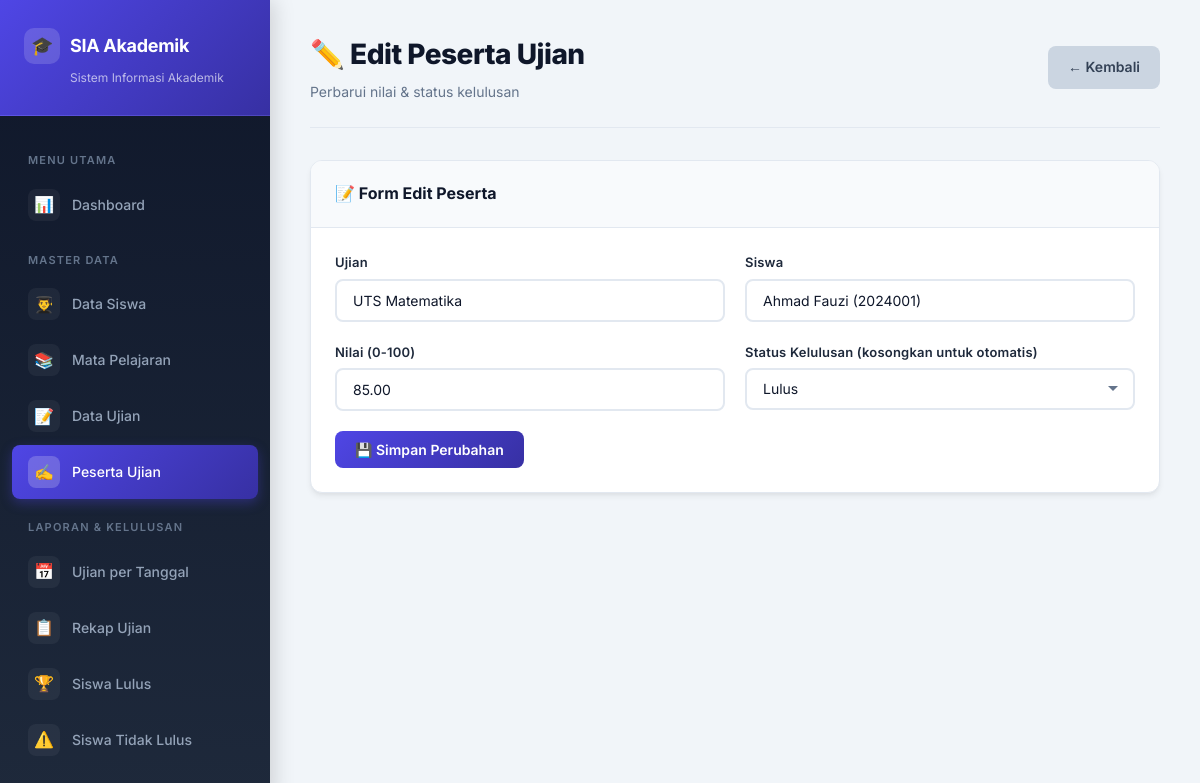
Screenshot of /peserta/edit.php?id=1 with the database file from the repository.
### tables this page shows
CREATE TABLE IF NOT EXISTS peserta (
    ID_PESERTA INT AUTO_INCREMENT PRIMARY KEY,
    ID_UJIAN INT NOT NULL,
    NIS VARCHAR(20) NOT NULL,
    NILAI DECIMAL(5,2) DEFAULT NULL,
    STATUS ENUM('Lulus','Tidak Lulus') DEFAULT NULL,
    FOREIGN KEY (ID_UJIAN) REFERENCES ujian(ID_UJIAN)
        ON DELETE CASCADE ON UPDATE CASCADE,
    FOREIGN KEY (NIS) REFERENCES siswa(NIS)
        ON DELETE CASCADE ON UPDATE CASCADE,
    UNIQUE KEY unique_peserta (ID_UJIAN, NIS)
);

CREATE TABLE IF NOT EXISTS ujian (
    ID_UJIAN INT AUTO_INCREMENT PRIMARY KEY,
    NAMA_UJIAN VARCHAR(50) NOT NULL,
    ID_MATPEL INT NOT NULL,
    TANGGAL DATETIME NOT NULL,
    FOREIGN KEY (ID_MATPEL) REFERENCES mata_pelajaran(ID_MATPEL)
        ON DELETE CASCADE ON UPDATE CASCADE
);

CREATE TABLE IF NOT EXISTS siswa (
    NIS VARCHAR(20) PRIMARY KEY,
    Nama VARCHAR(50) NOT NULL,
    Alamat VARCHAR(100)
);

### peserta/edit.php (the view, shortened to what this page needs)
<?php
require_once '../config/database.php';
$id = (int)($_GET['id'] ?? 0);
$peserta = $conn->query("
    SELECT p.*, s.Nama, u.NAMA_UJIAN
    FROM peserta p
    JOIN siswa s ON p.NIS = s.NIS
    JOIN ujian u ON p.ID_UJIAN = u.ID_UJIAN
    WHERE p.ID_PESERTA = $id
")->fetch_assoc();
require_once '../includes/header.php';
?>
<div class="page-header">
    <div>
        <h1>✏️ Edit Peserta Ujian</h1>
        <p>Perbarui nilai &amp; status kelulusan</p>
    </div>
    <a href="index.php" class="btn btn-secondary">← Kembali</a>
</div>
<div class="card">
    <div class="card-header"><h3>📝 Form Edit Peserta</h3></div>
    <div class="card-body">
        <form method="POST">
            <div class="form-row">
                <div class="form-group">
                    <label>Ujian</label>
                    <input type="text" class="form-control" value="<?= htmlspecialchars($peserta['NAMA_UJIAN']) ?>" disabled>
                </div>
                <div class="form-group">
                    <label>Siswa</label>
                    <input type="text" class="form-control" value="<?= htmlspecialchars($peserta['Nama']) ?> (<?= $peserta['NIS'] ?>)" disabled>
                </div>
            </div>
            <div class="form-row">
                <div class="form-group">
                    <label for="nilai">Nilai (0-100)</label>
                    <input type="number" id="nilai" name="nilai" class="form-control"
                           min="0" max="100" step="0.01"
                           value="<?= $peserta['NILAI'] !== null ? $peserta['NILAI'] : '' ?>">
                </div>
                <div class="form-group">
                    <label for="status">Status Kelulusan (kosongkan untuk otomatis)</label>
                    <select id="status" name="status" class="form-control">
                        <option value="Lulus" <?= $peserta['STATUS'] === 'Lulus' ? 'selected' : '' ?>>Lulus</option>
                    </select>
                </div>
            </div>
            <button type="submit" class="btn btn-primary">💾 Simpan Perubahan</button>
        </form>
    </div>
</div>
<?php require_once '../includes/footer.php'; ?>

### assets/css/style.css (style rules this page uses)
:root { --primary: #4f46e5; --primary-light: #818cf8; --primary-dark: #3730a3; --secondary: #0ea5e9; --secondary-light: #38bdf8; --accent: #f59e0b; --accent-light: #fbbf24; --success: #10b981; --success-light: #34d399; --danger: #ef4444; --danger-light: #f87171; --warning: #f59e0b; --info: #3b82f6; --dark: #0f172a; --dark-2: #1e293b; --dark-3: #334155; --gray: #64748b; --gray-light: #94a3b8; --gray-lighter: #cbd5e1; --light: #f1f5f9; --lighter: #f8fafc; --white: #ffffff; --border: #e2e8f0; --shadow-sm: 0 1px 2px rgba(0,0,0,0.05); --shadow: 0 4px 6px -1px rgba(0,0,0,0.07), 0 2px 4px -2px rgba(0,0,0,0.05); --shadow-md: 0 10px 15px -3px rgba(0,0,0,0.08), 0 4px 6px -4px rgba(0,0,0,0.05); --shadow-lg: 0 20px 25px -5px rgba(0,0,0,0.1), 0 8px 10px -6px rgba(0,0,0,0.05); --radius: 12px; --radius-sm: 8px; --radius-lg: 16px; --transition: all 0.3s cubic-bezier(0.4, 0, 0.2, 1); }
* { margin: 0; padding: 0; box-sizing: border-box; }
body { font-family: 'Inter', -apple-system, BlinkMacSystemFont, sans-serif; background: var(--light); color: var(--dark); line-height: 1.6; min-height: 100vh; }
.page-header { display: flex; justify-content: space-between; align-items: center; margin-bottom: 32px; padding-bottom: 24px; border-bottom: 1px solid var(--border); }
.page-header h1 { font-size: 28px; font-weight: 800; color: var(--dark); letter-spacing: -0.5px; }
.page-header p { color: var(--gray); font-size: 14px; margin-top: 4px; }
.card { background: var(--white); border-radius: var(--radius); box-shadow: var(--shadow); border: 1px solid var(--border); margin-bottom: 24px; overflow: hidden; }
.card-header { padding: 20px 24px; border-bottom: 1px solid var(--border); display: flex; justify-content: space-between; align-items: center; background: var(--lighter); }
.card-header h3 { font-size: 16px; font-weight: 700; color: var(--dark); display: flex; align-items: center; gap: 8px; }
.card-body { padding: 24px; }
.btn { display: inline-flex; align-items: center; gap: 8px; padding: 10px 20px; border: none; border-radius: var(--radius-sm); font-size: 14px; font-weight: 600; font-family: 'Inter', sans-serif; cursor: pointer; transition: var(--transition); text-decoration: none; white-space: nowrap; }
.btn-primary { background: linear-gradient(135deg, var(--primary), var(--primary-dark)); color: var(--white); }
.btn-secondary { background: var(--gray-lighter); color: var(--dark-3); }
.form-group { margin-bottom: 20px; }
.form-group label { display: block; margin-bottom: 6px; font-size: 13px; font-weight: 600; color: var(--dark-2); letter-spacing: 0.2px; }
.form-control { width: 100%; padding: 11px 16px; border: 2px solid var(--border); border-radius: var(--radius-sm); font-size: 14px; font-family: 'Inter', sans-serif; color: var(--dark); background: var(--white); transition: var(--transition); }
select.form-control { appearance: none; background-repeat: no-repeat; background-position: right 14px center; padding-right: 36px; }
.form-row { display: grid; grid-template-columns: repeat(2, 1fr); gap: 20px; }

### rows the page displays
peserta: ID_UJIAN.NAMA_UJIAN "UTS Matematika", NIS.Nama "Ahmad Fauzi (2024001)", nilai "85.00", status "Lulus"
